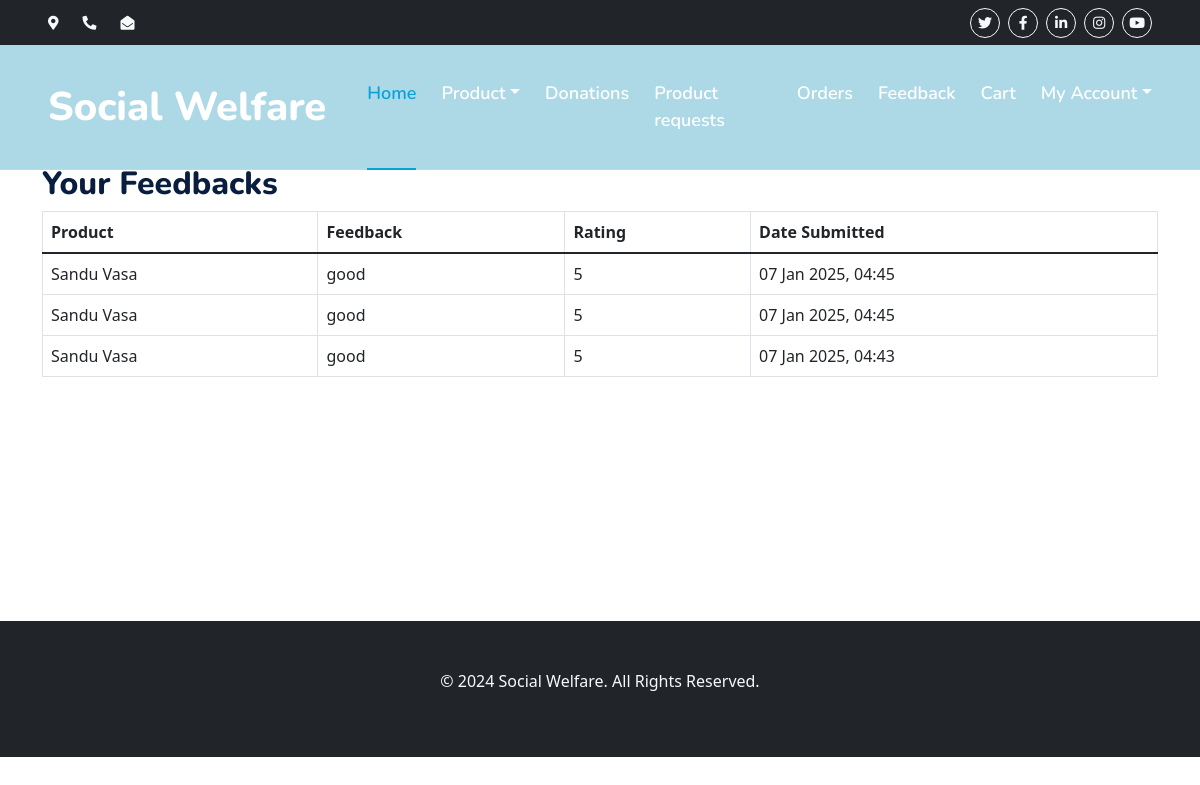
Screenshot of /user/feedback-list/ (signed in) with the database file from the repository.
### user/models.py (models this page shows, shortened)
class ProductFeedback(models.Model):
    user = models.ForeignKey(User, on_delete=models.CASCADE)
    product = models.ForeignKey(products, on_delete=models.CASCADE)
    feedback = models.TextField()
    rating = models.IntegerField(default=0)  # Optional: Add a rating (1-5)
    created_at = models.DateTimeField(auto_now_add=True)

### home/models.py (models this page shows, shortened)
class products(models.Model):
    name=models.CharField(max_length=150,unique=True)
    slug =models.SlugField(max_length=250,unique=True)
    img=models.ImageField(upload_to='product')
    desc=models.TextField()
    stock=models.IntegerField()
    available=models.BooleanField()
    price=models.IntegerField()
    category=models.ForeignKey(categ,on_delete=models.CASCADE)
    date=models.DateTimeField()
    org_id=models.ForeignKey(Organization,on_delete=models.CASCADE)
    class Meta:
        ordering = ['-date']

### user/views.py (the view)
# urls.py: path('feedback-list/', views.user_feedback_list, name='user_feedback_list'),
@login_required
def user_feedback_list(request):
    feedbacks = ProductFeedback.objects.filter(user=request.user).order_by('-created_at')  # Fetch feedbacks for the logged-in user
    context = {
        'feedbacks': feedbacks,
    }
    return render(request, 'user_feedback_list.html', context)

### templates/user_feedback_list.html
{% extends 'customerbase.html' %}
{% block content %}
<div class="container py-5">
    <h2>Your Feedbacks</h2>
    {% if feedbacks %}
        <table class="table table-bordered">
            <thead>
                <tr>
                    <th>Product</th>
                    <th>Feedback</th>
                    <th>Rating</th>
                    <th>Date Submitted</th>
                </tr>
            </thead>
            <tbody>
                {% for feedback in feedbacks %}
                    <tr>
                        <td>{{ feedback.product.name }}</td>
                        <td>{{ feedback.feedback }}</td>
                        <td>{{ feedback.rating }}</td>
                        <td>{{ feedback.created_at|date:"d M Y, H:i" }}</td>
                    </tr>
                {% endfor %}
            </tbody>
        </table>
    {% else %}
        <p>No feedback submitted yet.</p>
    {% endif %}
</div>
{% endblock %}

### static/css/style.css (style rules this page uses)
:root { --primary: #06A3DA; --secondary: #34AD54; --light: #EEF9FF; --dark: #091E3E; }
h1, h2, .fw-bold { font-weight: 800 !important; }

### rows the page displays
ProductFeedback: product.name "Sandu Vasa", feedback "good", rating "5", created_at "07 Jan 2025, 04:45"
ProductFeedback: product.name "Sandu Vasa", feedback "good", rating "5", created_at "07 Jan 2025, 04:45"
ProductFeedback: product.name "Sandu Vasa", feedback "good", rating "5", created_at "07 Jan 2025, 04:43"
